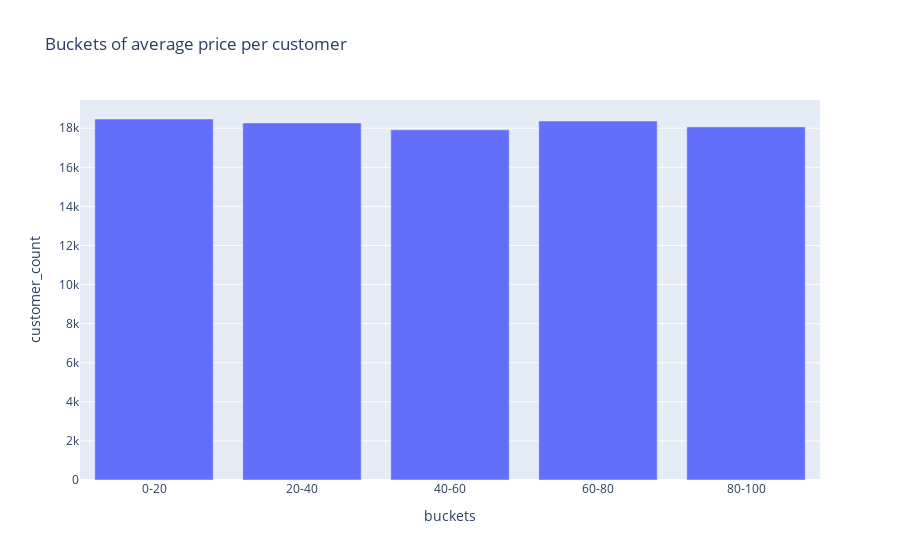

Notebook cell for this chart:
### Code cell
avg_price_buckets = _read_sql("customer_avg_item_price_buckets_view")
fix = px.bar(avg_price_buckets, x="buckets", y="customer_count", title="Buckets of average price per customer")
fix

### Figure 1 — Plotly figure (JSON) as saved in the notebook; plotly's stock layout.template omitted (floating-point values rounded to 4 significant figures)
{"data": [{"hovertemplate": "buckets=%{x}<br>customer_count=%{y}<extra></extra>", "legendgroup": "", "marker": {"color": "#636efa", "pattern": {"shape": ""}}, "name": "", "orientation": "v", "showlegend": false, "textposition": "auto", "type": "bar", "x": ["0-20", "20-40", "40-60", "60-80", "80-100"], "xaxis": "x", "y": [18473, 18271, 17920, 18370, 18070], "yaxis": "y"}], "layout": {"barmode": "relative", "legend": {"tracegroupgap": 0}, "title": {"text": "Buckets of average price per customer"}, "xaxis": {"anchor": "y", "domain": [0, 1], "title": {"text": "buckets"}}, "yaxis": {"anchor": "x", "domain": [0, 1], "title": {"text": "customer_count"}}}}
